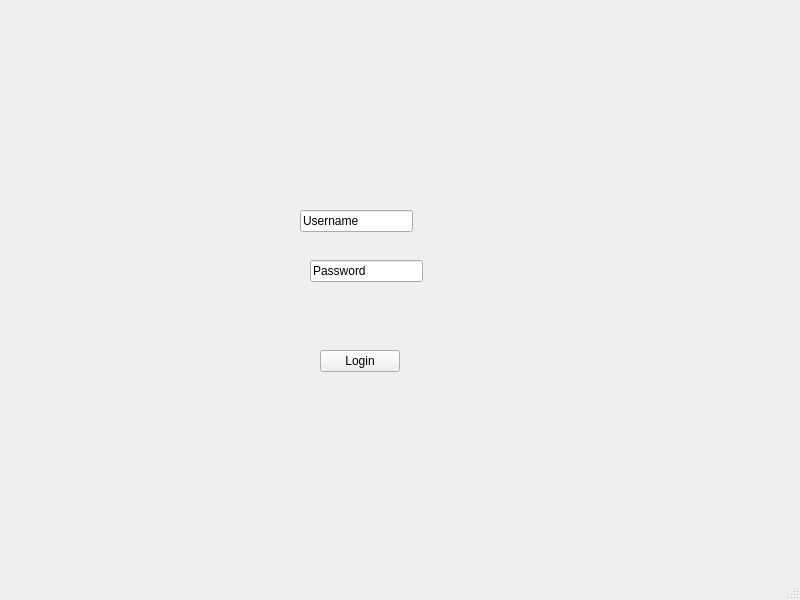
<?xml version="1.0" encoding="UTF-8"?>
<ui version="4.0">
 <class>APT</class>
 <widget class="QMainWindow" name="APT">
  <property name="geometry">
   <rect>
    <x>0</x>
    <y>0</y>
    <width>800</width>
    <height>600</height>
   </rect>
  </property>
  <property name="windowTitle">
   <string>MainWindow</string>
  </property>
  <widget class="QWidget" name="centralwidget">
   <widget class="QPushButton" name="Submit">
    <property name="geometry">
     <rect>
      <x>320</x>
      <y>350</y>
      <width>80</width>
      <height>22</height>
     </rect>
    </property>
    <property name="text">
     <string>Login</string>
    </property>
   </widget>
   <widget class="QLineEdit" name="Password">
    <property name="geometry">
     <rect>
      <x>310</x>
      <y>260</y>
      <width>113</width>
      <height>22</height>
     </rect>
    </property>
    <property name="text">
     <string>Password</string>
    </property>
   </widget>
   <widget class="QLineEdit" name="Username">
    <property name="geometry">
     <rect>
      <x>300</x>
      <y>210</y>
      <width>113</width>
      <height>22</height>
     </rect>
    </property>
    <property name="text">
     <string>Username</string>
    </property>
   </widget>
  </widget>
  <widget class="QStatusBar" name="statusbar"/>
 </widget>
 <resources/>
 <connections>
  <connection>
   <sender>Submit</sender>
   <signal>clicked()</signal>
   <receiver>Password</receiver>
   <slot>update()</slot>
   <hints>
    <hint type="sourcelabel">
     <x>359</x>
     <y>379</y>
    </hint>
    <hint type="destinationlabel">
     <x>366</x>
     <y>289</y>
    </hint>
   </hints>
  </connection>
  <connection>
   <sender>Submit</sender>
   <signal>clicked()</signal>
   <receiver>Username</receiver>
   <slot>update()</slot>
   <hints>
    <hint type="sourcelabel">
     <x>359</x>
     <y>379</y>
    </hint>
    <hint type="destinationlabel">
     <x>356</x>
     <y>239</y>
    </hint>
   </hints>
  </connection>
 </connections>
</ui>
